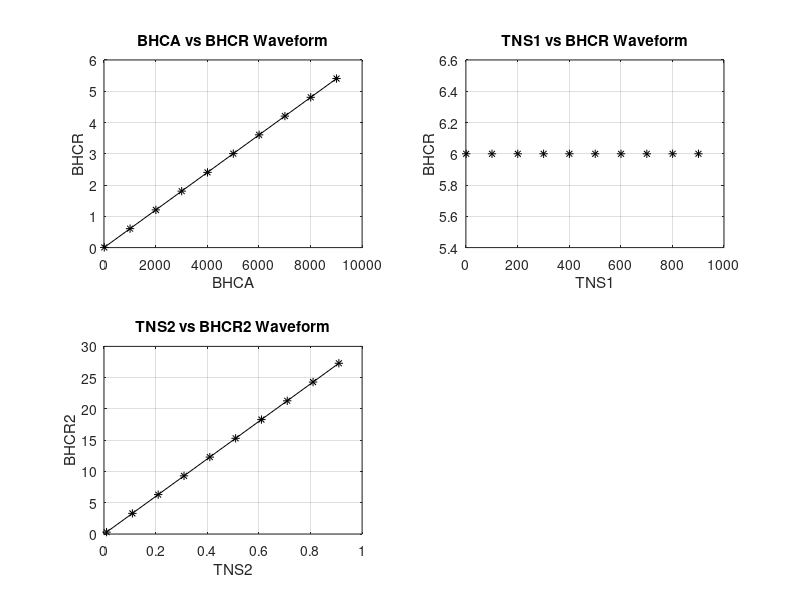

Write MATLAB code to recreate this figure.
clc;
clear all;
TNS = 1000;
BHCA = 10:1000:10000;
CCR = 0.6;
ABHC = BHCA * CCR;
BHCR = ABHC/TNS;
subplot(2,2,1);
plot(BHCA,BHCR,'-*black')
title('BHCA vs BHCR Waveform');
xlabel('BHCA')
ylabel('BHCR')
grid on;

TNS1 = 1:100:1000;
BHCA1 = 10000;
CCR1 = 0.6;
ABHC1 = BHCA1 * CCR1;
BHCR = ABHC1/TNS;
subplot(2,2,2);
plot(TNS1,BHCR,'-*black')
title('TNS1 vs BHCR Waveform');
xlabel('TNS1')
ylabel('BHCR')
grid on;

TNS2 = 1000;
BHCA2 = 30000;
CCR2 = 0.01:0.1:1;
ABHC2 = BHCA2 * CCR2;
BHCR2 = ABHC2/TNS2;
subplot(2,2,3);
plot(CCR2,BHCR2,'-*black')
title('TNS2 vs BHCR2 Waveform');
xlabel('TNS2')
ylabel('BHCR2')
grid on;
hold on;
